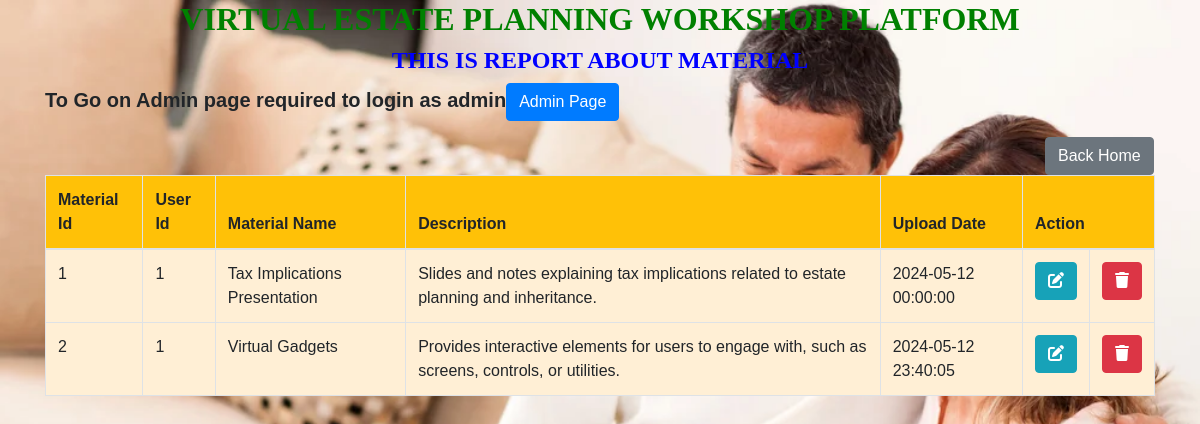
Screenshot of /viewmaterial.php with the database file from the repository.
### tables this page shows
CREATE TABLE `material` (
  `material_id` int(11) NOT NULL,
  `user_id` int(11) DEFAULT NULL,
  `material_name` varchar(200) DEFAULT NULL,
  `description` text NOT NULL,
  `upload_date` datetime DEFAULT current_timestamp()
);

### viewmaterial.php (the view, shortened to what this page needs)
<!DOCTYPE html>
<html>
<head>
    <link href="https://stackpath.bootstrapcdn.com/bootstrap/4.5.2/css/bootstrap.min.css" rel="stylesheet">
     <link href="https://cdnjs.cloudflare.com/ajax/libs/font-awesome/6.0.0-beta3/css/all.min.css" rel="stylesheet">
</head>
<body>
    <div class="container">
        <h2 style="text-align: center; font-family: century; font-weight: bold; color: green;">VIRTUAL ESTATE PLANNING WORKSHOP PLATFORM</h2>
        <h4 style="text-align: center; font-family: century; font-weight: bold; color:blue;">THIS IS REPORT ABOUT MATERIAL</h4>
               <p style="font-weight: bold; font-size:20px;">To Go on Admin page required to login as admin<a href="login.html" class="btn btn-primary" style="margin-top: 0px;">Admin Page</a></p>
        <a href="home.php" class="btn btn-secondary" style="margin-left: 1000px;">Back Home </a>
        <table class="table table-bordered">
            <thead class="bg-warning">
                <tr>
                    <th>Material Id</th>
                    <th>User Id</th>
                    <th>Material Name</th>
                    <th>Description</th>
                    <th>Upload Date</th>
                    <th colspan="2">Action</th>
                </tr>
            </thead>
            <tbody>
                <?php
                include "databaseconnection.php";
                $sql = "SELECT * FROM material";
                $result = $connection->query($sql);
                while ($row = $result->fetch_assoc()) {
                    echo "
                    <tr>
                        <td>{$row['material_id']}</td>
                        <td>{$row['user_id']}</td>
                        <td>{$row['material_name']}</td>
                        <td>{$row['description']}</td>
                        <td>{$row['upload_date']}</td>
                        <td>
                            <a href='updatematerial.php?material_id={$row['material_id']}'  class='btn btn-info'><i class='fas fa-edit'></i></a></td>
                            <td>
                            <a href='deletematerial.php?material_id={$row['material_id']}' class='btn btn-danger'><i class='fas fa-trash'></i></a>
                        </td>
                    </tr>
                    ";
                }
                ?>
            </tbody>
        </table>
    </div>
</body>
</html>

### viewmaterial.php (style rules this page uses)
body { background-image: url('./images/hw.jpg'); background-repeat: no-repeat; background-size: cover; font-family: 'Century', sans-serif; }
h2, h4 { font-weight: bold; }
table { background-color: papayawhip; }

### rows the page displays
material: material_id "1", user "1", material_name "Tax Implications Presentation", description "Slides and notes explaining tax implications related to estate planning and inheritance.", upload_date "2024-05-12 00:00:00"
material: material_id "2", user "1", material_name "Virtual Gadgets", description "Provides interactive elements for users to engage with, such as screens, controls, or utilities.", upload_date "2024-05-12 23:40:05"
